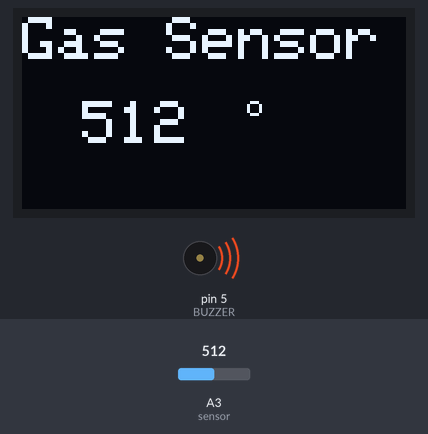
Recording of a sketch running on a simulated Arduino Uno, built with avr-gcc and run on an emulated ATmega328P. On the bench: 128×64 one-colour display, buzzer (waves = sounding). The test bench sets the inputs (shaded band); at power-on: A3 (sensor) = 512. The display library's start-up logo is not drawn.

Above: at 31.1 s.
Timing chart, 0 to 32.6 s (numbered marks = the images above):
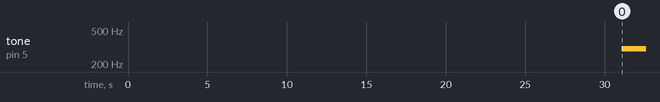

The sketch:

mq6_demo_OLED.ino
```cpp
//OLED
#include  <Wire.h>
#include <Adafruit_GFX.h>
#include <Adafruit_SSD1306.h>

//OLED  define
#define SCREEN_WIDTH 128 //OLED display width, in pixels
#define SCREEN_HEIGHT  64 //OLED display height, in pixels
//SSD1306 display connected  to I2C (SDA, SCL pins)
Adafruit_SSD1306 display(SCREEN_WIDTH, SCREEN_HEIGHT,  &Wire, -1);

#define BUZZER 5
int sensor=A3;
float gas_value;

void setup() {

  pinMode (BUZZER, OUTPUT);
  pinMode(sensor,INPUT);
  //Serial.begin(115200);

  //Necessary code for OLED I2C
  if(!display.begin(SSD1306_SWITCHCAPVCC, 0x3C))  { // Address 0x3D for 128x64
    Serial.println(F("SSD1306 allocation failed"));
    for(;;);
  }
  display.display(); //Displays the starting logo
  delay(1000);
  display.clearDisplay();
  delay(30000);
}

void loop(){
  gas_value=analogRead(sensor);
  //Serial.print("Result from MQ5/MQ6 sensor: ");
  //Serial.println(gas_value);

  display.clearDisplay();
  oledDisplayHeader();

  //configures the position of the readings. (charactersize, x axis value, y axis value, reading, symbol)
  oledDisplay(2, 20, 28, gas_value, " ");

  display.display();

  if (gas_value > 160) {
    tone (BUZZER, 300);
  }
  else {
    noTone (BUZZER);
  }

  delay(1000);
}

void  oledDisplayHeader(){
  //configures position and qualities of headers
 display.setTextSize(2);
 display.setTextColor(WHITE);
  display.setCursor(0, 0);
 display.print("Gas Sensor");

}

void oledDisplay(int size, int x,int  y, float value, String unit){
 int charLen=18;
 int xo=x+charLen*3.2;
  int xunit=x+charLen*3.6;
 int xval = x;
 display.setTextSize(size);
 display.setTextColor(WHITE);

 if (unit=="%"){
   display.setCursor(x, y);
   display.print(value,0);
   display.print(unit);
 } else {
   if (value>99){
    xval=x;
   }  else {
    xval=x+charLen;
   }
   display.setCursor(xval, y);
   display.print(value,0);
   display.drawCircle(xo, y+2, 2, WHITE);  // print degree symbols
   display.setCursor(xunit,  y);
   display.print(unit);
 }

}
```

Measured:
- by itself, tone on pin 5 (BUZZER): silent → 300 Hz at 31.1 s
